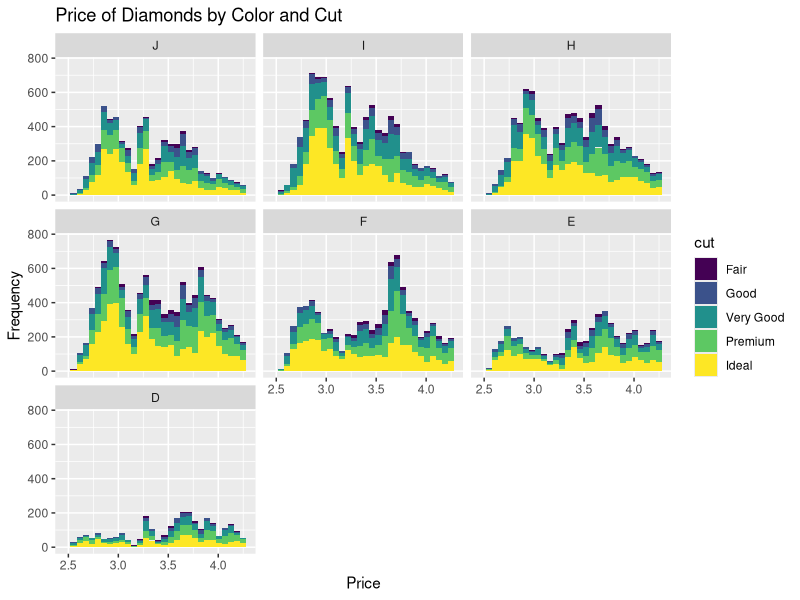

Recreate this plot in R.
## ---- chunk 1
knitr::opts_chunk$set(fig.width=12, fig.height=8, fig.path='Figs/',
                      warning=FALSE, message=FALSE)
## ---- chunk 2
library(readr)
library(ggplot2)
library(dplyr)
library(tidyr)
library(reshape2)
library(data.table)

## ---- chunk 3
# Create a histogram of diamond prices.
# Facet the histogram by diamond color
# and use cut to color the histogram bars.

# The plot should look something like this.
# http://i.imgur.com/b5xyrOu.jpg

# Note: In the link, a color palette of type
# 'qual' was used to color the histogram using
# scale_fill_brewer(type = 'qual')

# load dataset
data(diamonds)

# name variables
names(diamonds)

# structure of dataset
glimpse(diamonds)
levels(diamonds$clarity)

# reorganize levels of ordered factors in ascending order
levels(diamonds$color) = c('J', 'I', 'H', 'G', 'F', 'E', 'D')
levels(diamonds$clarity) = c('I1', 'SI1', 'SI2', 'VS1', 'VS2', 'VVS1', 'VVS2', 'IF')

# plot
ggplot(aes(x = log10(price), fill = cut), data = diamonds) +
  labs(x = 'Price', y = 'Frequency',
       title = 'Price of Diamonds by Color and Cut') +
  geom_histogram(bidwith = .01) +
  facet_wrap( ~ color)

  

